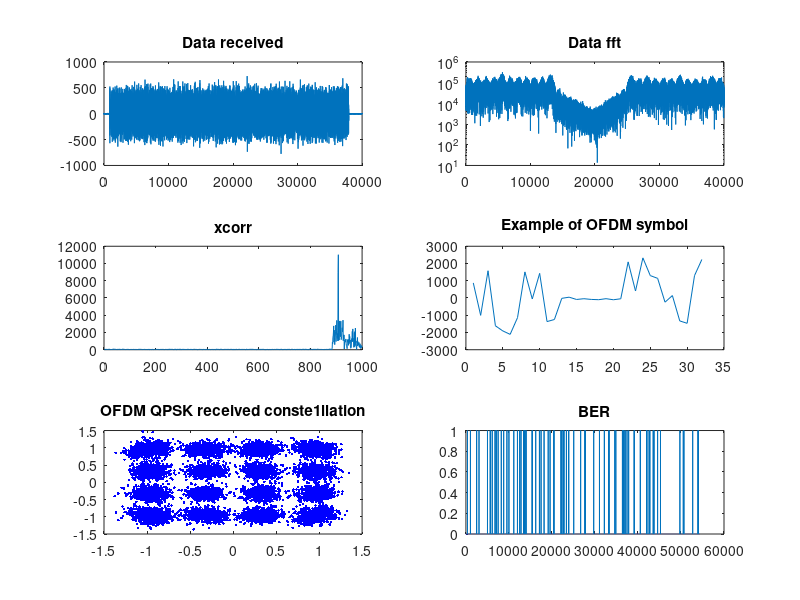

Here is the MATLAB script that generated this plot:
% cpptooctave.m

clear all;
close all;


% Read data from file
load('params.mat')
load('dData.mat')



nr_OFDM_symbols = 800;


N_samps=40000;
fid1=fopen('received.dat','r');
x_rec=fread(fid1, 2*N_samps,'short');
fclose(fid1);

received_data= zeros(1,N_samps);
count = 1;
for i=1:2:2*N_samps
    received_data(count) = complex(x_rec(i),x_rec(i+1));
    count = count+1;
end

%save('testCPP.mat','received_data')

figure(1)
subplot(3,2,1)
plot(real(received_data))
title('Data received')
subplot(3,2,2)
semilogy(abs(fft(received_data)))
title('Data fft')


  %load cross correlation:  
  fid1=fopen('xcorr.dat','r');
  xcorrAbs=fread(fid1, N_samps,'double');
  fclose(fid1);

  length(xcorrAbs);

  figure(1)
  subplot(3,2,3)
  plot(xcorrAbs);
  title('xcorr')

  %load OFDM symbols corrected and without CP:
  
 fid=fopen('ofdm_cp.dat','r');
 temp=fread(fid,2*nr_car*nr_OFDM_symbols,'double');
 fclose(fid); 

 count=1; 
 dataOFDM_cpp=zeros(nr_OFDM_symbols,nr_car);
 for i=1:nr_OFDM_symbols
    for k=1:nr_car
        dataOFDM_cpp(i,k)=complex(temp(count),temp(count+1));   
        count=count+2;
    end
 end
 
  figure(1)
  subplot(3,2,4)
  plot(real((dataOFDM_cpp(10,:))));
  title('Example of OFDM symbol')

  %load received Pilot gain:
  
 fid=fopen('rx_pilot_gain.dat','r');
 temp=fread(fid,length_pilot*nr_OFDM_symbols,'double');
 fclose(fid); 

 count=1; 
 pilot_gain=zeros(nr_OFDM_symbols,length_pilot);
 for i=1:nr_OFDM_symbols
    for k=1:length_pilot
        pilot_gain(i,k)=temp(count);   
        count=count+1;
    end
 end
 
 %load received Pilot phase:
  
 fid=fopen('rx_pilot_phase.dat','r');
 temp=fread(fid,length_pilot*nr_OFDM_symbols,'double');
 fclose(fid); 

 count=1; 
 pilot_phase=zeros(nr_OFDM_symbols,length_pilot);
 for i=1:nr_OFDM_symbols
    for k=1:length_pilot
        pilot_phase(i,k)=temp(count);   
        count=count+1;
    end
 end
 
 
 fid=fopen('cons_ofdm.dat','r');
 temp=fread(fid,2*nr_used_car*nr_OFDM_symbols,'double');
 fclose(fid); 

 count=1; 
 consOFDM_cpp=zeros(nr_OFDM_symbols,nr_used_car);
 for i=1:nr_OFDM_symbols
    for k=1:nr_used_car
        consOFDM_cpp(i,k)=complex(temp(count),temp(count+1));   
        count=count+2;
    end
 end
 
 %load filtered Pilot gain:
  
 fid=fopen('filt_pilot_gain.dat','r');
 temp=fread(fid,length_pilot*nr_OFDM_symbols,'double');
 fclose(fid); 

 count=1; 
 filt_pilot_gain=zeros(nr_OFDM_symbols,length_pilot);
 for i=1:nr_OFDM_symbols
    for k=1:length_pilot
        filt_pilot_gain(i,k)=temp(count);   
        count=count+1;
    end
 end
 
 %load filtered Phase gain:
  
 fid=fopen('filt_pilot_phase.dat','r');
 temp=fread(fid,length_pilot*nr_OFDM_symbols,'double');
 fclose(fid); 

 count=1; 
 filt_pilot_phase=zeros(nr_OFDM_symbols,length_pilot);
 for i=1:nr_OFDM_symbols
    for k=1:length_pilot
        filt_pilot_phase(i,k)=temp(count);   
        count=count+1;
    end
 end
 
 
 %load interp Pilot gain:
  
 fid=fopen('int_pilot_gain.dat','r');
 temp=fread(fid,nr_car*nr_OFDM_symbols,'double');
 fclose(fid); 

 count=1; 
 int_pilot_gain=zeros(nr_OFDM_symbols,nr_car);
 for i=1:nr_OFDM_symbols
    for k=1:nr_car
        int_pilot_gain(i,k)=temp(count);   
        count=count+1;
    end
 end
 

 %load interp Phase gain:
  
 fid=fopen('int_pilot_phase.dat','r');
 temp=fread(fid,nr_car*nr_OFDM_symbols,'double');
 fclose(fid); 

 count=1; 
 int_pilot_phase=zeros(nr_OFDM_symbols,nr_car);
 for i=1:nr_OFDM_symbols
    for k=1:nr_car
        int_pilot_phase(i,k)=temp(count);   
        count=count+1;
    end
 end
 

 
  %load OFDM symbols corrected and without CP:
  
 fid=fopen('qpsk_data.dat','r');
 temp=fread(fid,2*nr_used_car*nr_OFDM_symbols,'double');
 fclose(fid); 

 count=1; 
 data_qpsk=zeros(nr_OFDM_symbols,nr_used_car);
 for i=1:nr_OFDM_symbols
    for k=1:nr_used_car
        data_qpsk(i,k)=complex(temp(count),temp(count+1));   
        count=count+2;
    end
 end
 
  figure(1)
  subplot(3,2,5)
  plot(reshape(data_qpsk(1:end,:),1,nr_used_car*nr_OFDM_symbols),'.b')
  title('OFDM QPSK received conste1llation')
  
  
 %Modulation=2;%QPSK
 Modulation=4;%16-QAM
  
 fid=fopen('dataBin.dat','r');
 temp=fread(fid, Modulation*nr_used_car*nr_OFDM_symbols,'short');
 fclose(fid); 
 
 count=1; 
 data_B_cpp=zeros(nr_OFDM_symbols,Modulation*nr_used_car);
 data_B_trans=zeros(nr_OFDM_symbols,Modulation*nr_used_car);
 for i=1:nr_OFDM_symbols
    for k=1:Modulation*nr_used_car
        data_B_cpp(i,k)=temp(count);
        data_B_trans(i,k)=dataT(count);
        count=count+1;
    end
 end
 

 rx_data_bin=temp;
 
 error=(abs(dataT(1:Modulation*nr_used_car*nr_OFDM_symbols).'-rx_data_bin));
 BER=sum(error)/length(rx_data_bin)
 
 figure(1)
  subplot(3,2,6)
  plot(error)
  title('BER')
  
  data_rate=(1-2*BER)*(length(rx_data_bin)/N_samps)*25;
        ['Data rate: ', num2str(data_rate), 'Mbits/s']
        pause
        


